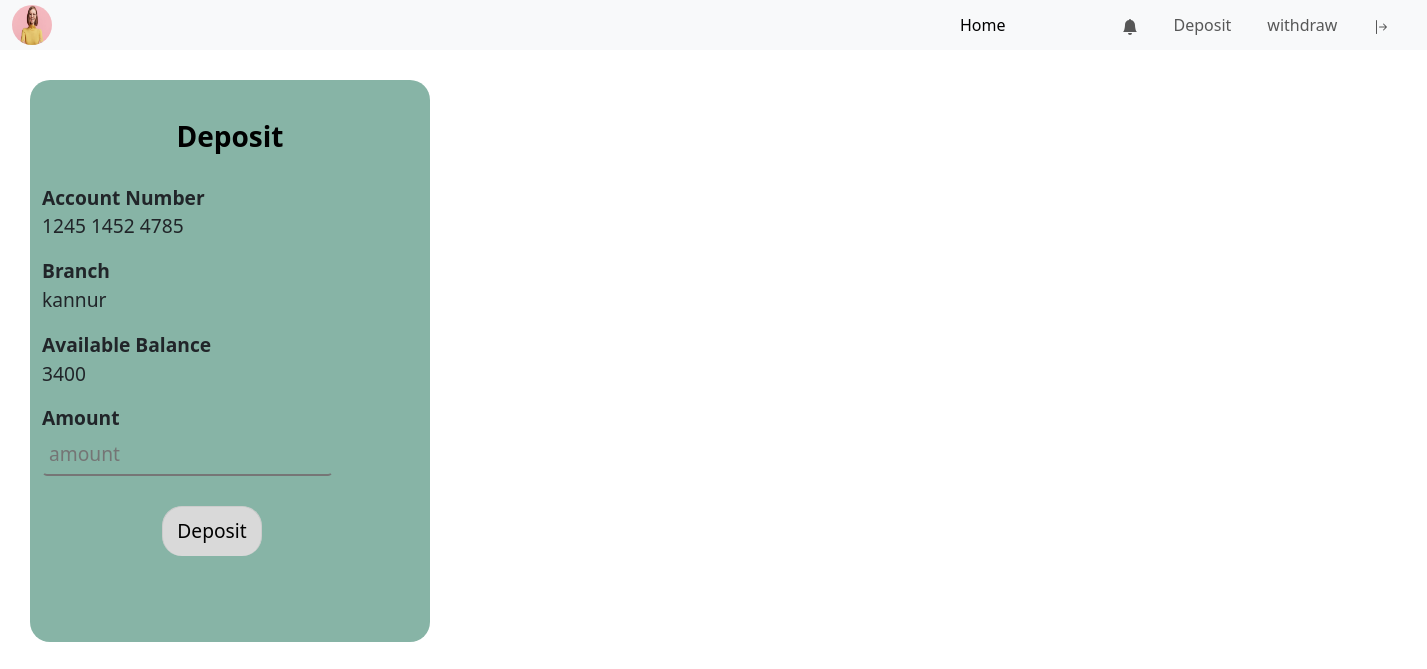
Before: /deposite (signed in) with the older database file.
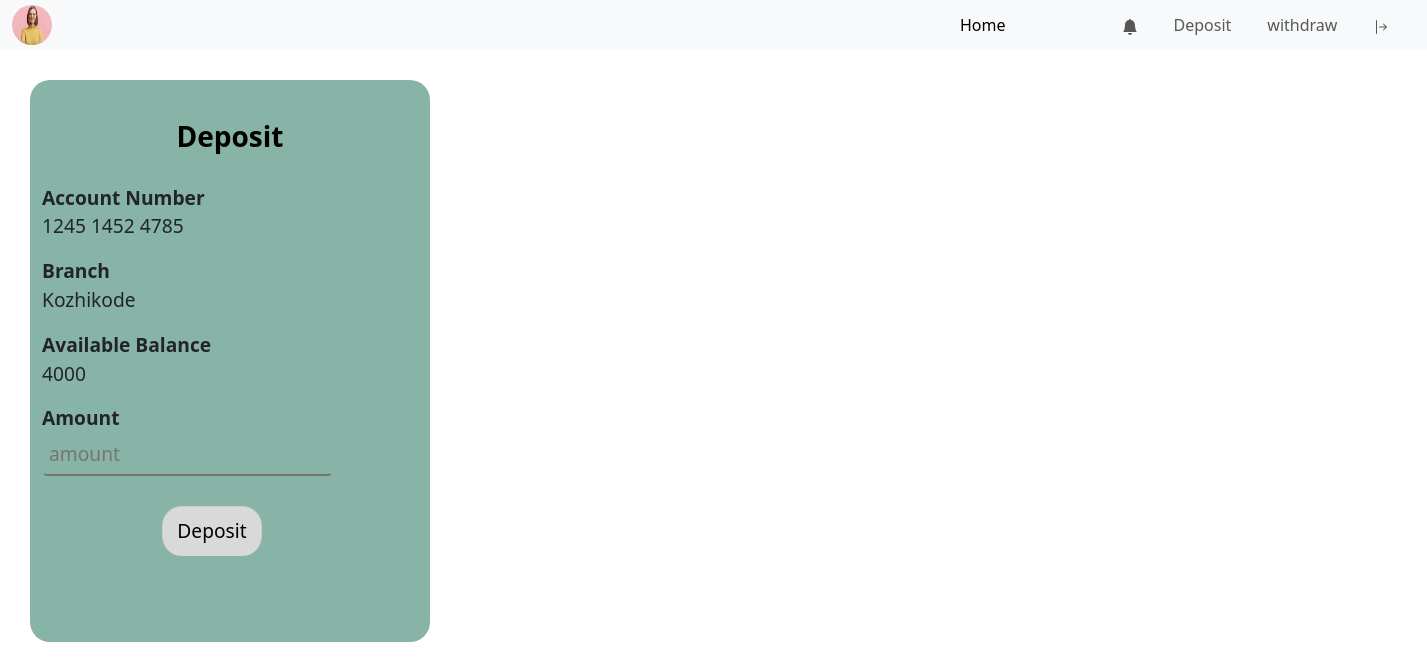
After: the same page with the newer database file.
### app/models.py (models this page shows, shortened)
class CustomeUser(AbstractUser):
    age=models.IntegerField(null=True,blank=True)
    Phonenumber=models.IntegerField(null=True,blank=True,unique=True)
    Address=models.CharField(null=True,blank=True,max_length=100)
    DOB=models.DateField(null=True,blank=True)
    InitialAmount=models.IntegerField(null=True,blank=True)
    AccountNumber=models.CharField(null=True,blank=True,max_length=100,unique=True)
    Pancardno=models.CharField(null=True,blank=True,max_length=100,unique=True)
    AdharNumber=models.CharField(null=True,blank=True,max_length=100,unique=True)
    Ifsc=models.IntegerField(null=True,blank=True)
    Branch=models.CharField(null=True,blank=True ,max_length=100)
    Pincode=models.IntegerField(null=True,blank=True)
    usertype=models.CharField(max_length=200)
    Image=models.FileField(null=True,blank=True)

### app/views.py (the view)
# urls.py: path('deposite',views.deposite,name='deposite'),
def deposite(request):
    data = CustomeUser.objects.get(id=request.user.id)
    if request.method=='POST':
        amount =  int(request.POST['amount'])
        if amount<100:
            data1=CustomeUser.objects.get(usertype='bank')
            return render(request,'user/deposit.html',{'error':'amount required more than 100','data':data,'datas':data1})
        else:
            data.InitialAmount+=int(amount)
            data.save()
            a = transaction.objects.create(user_id=data,details='Deposit', amount=amount,balance=data.InitialAmount)
            a.save()
            data1=CustomeUser.objects.get(usertype='bank')
            return render(request,'user/deposit.html',{'Deposited':'Amount Deposited','data':data,'datas':data1})
    else:
        data1=CustomeUser.objects.get(usertype='bank')
        return render(request,'user/deposit.html',{'data':data,'datas':data1})

### template/user/deposit.html (shortened to what this page needs)
{% extends 'user/home.html' %}
{% block content %}
<div class="container">
    <form action="{% url 'deposite' %}" method="POST">
        <h3>Deposit</h3>
        <label for="Account Numnber"><b>Account Number</b></label><br>
        <p>{{  data.AccountNumber}}</p>
        <label for="Branch"><b>Branch</b></label><br>
        <p>{{datas.Branch}}</p>
        <label for="Available Balance"><b>Available Balance</b></label>
          <p>{{ data.InitialAmount}}</p>
        <label for="Amount"><b>Amount</b></label><br>
        <input type="text" placeholder="amount" name="amount" ><br>
        <button type="submit">Deposit</button>
        <div class="row d-flex">
            <h5 class="col-sm-12">{{ error }}</h5>
            <h5 class="col-sm-12">{{ Deposited }}</h5>
        </div>
    </form>
</div>
{% endblock %}

Changed rows visible on the page:
removed CustomeUser: Branch "kannur"
changed CustomeUser (number 1 of 2 on the later page): InitialAmount "3400" → "4000"
added CustomeUser: Branch "Kozhikode"
